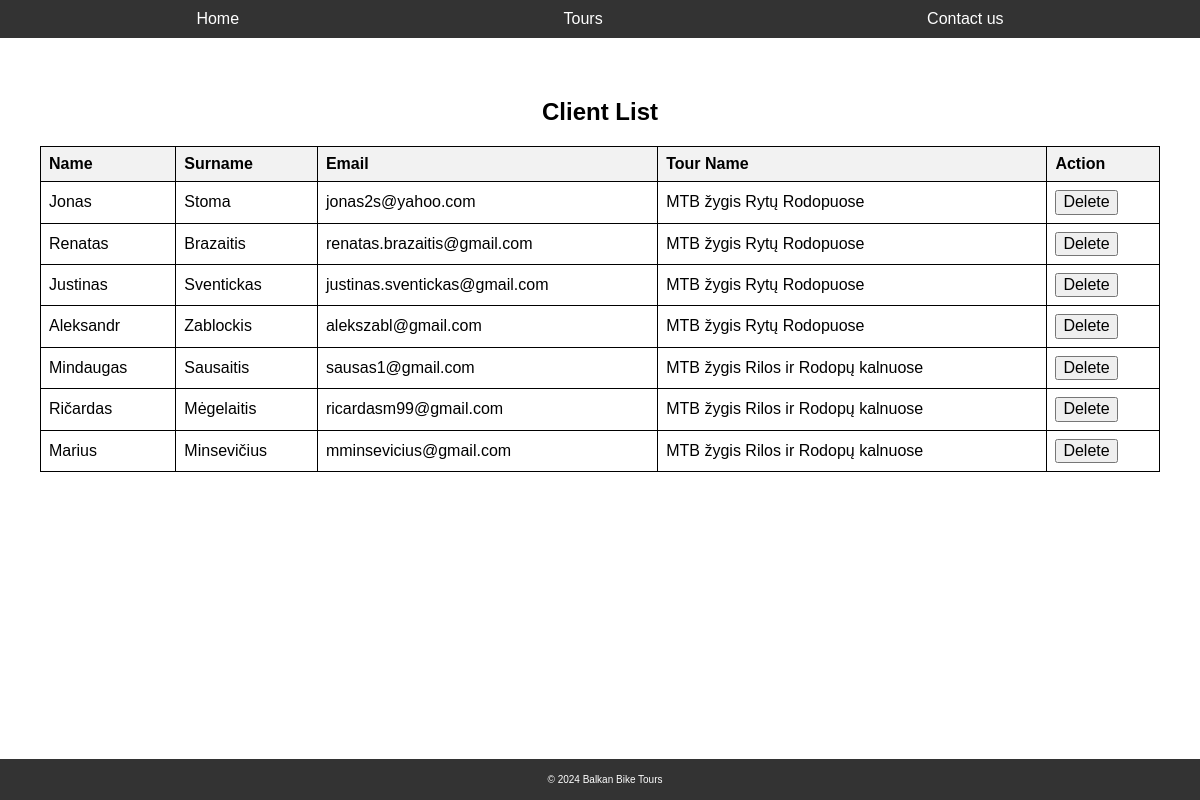
Page /client_list on the committed database.
### models.py (models this page shows)
class Client(Base):
    __tablename__ = 'clients'
    id = Column(Integer, primary_key=True)
    name = Column(String)
    surname = Column(String)
    email = Column(String)
    tour_id = Column(Integer, ForeignKey('tours.id'))
    tour_name = Column(String)
    tour = relationship('Tour', back_populates='clients')

### routes.py (the view)
@app.route('/client_list') #sita principe galiu trinti nes pasidariau geresni
def client_list():
    session = Session()
    clients= session.query(Client).all() #cia tiesiog susisiekiu su db ir iskvieciu visa client lista
    session.close()
    return render_template('client_list.html', clients=clients)

### templates/client_list.html (shortened to what this page needs)
{% extends "base.html" %}
{% block content %}
<link rel="stylesheet" href="{{ url_for('static', filename='css/styles.css') }}">
     <link rel="stylesheet" href="{{ url_for('static', filename='css/client_list.css') }}">
    <main>
        <h2>Client List</h2>
        <table>
            <thead>
                <tr>
                    <th>Name</th>
                    <th>Surname</th>
                    <th>Email</th>
                    <th>Tour Name</th>
                    <th>Action</th>
                </tr>
            </thead>
            <tbody>
                {% for client in clients %}
                <tr>
                    <td>{{ client.name }}</td>
                    <td>{{ client.surname }}</td>
                    <td>{{ client.email }}</td>
                    <td>{{ client.tour_name }}</td>
                    <td>
                        <form action="{{ url_for('delete_client', client_id=client.id) }}" method="post" >
                            <input type="submit" value="Delete">
                        </form>
                    </td>
                </tr>
                {% endfor %}
            </tbody>
        </table>
    </main>
</body>
</html>
{% endblock %}

### templates/base.html (shortened to what this page needs)
<!DOCTYPE html>
<html lang="en">
<head>
    <link rel="stylesheet" href="https://cdnjs.cloudflare.com/ajax/libs/normalize/8.0.1/normalize.min.css">
    <link rel="stylesheet" href="{{ url_for('static', filename='css/styles.css') }}">
</head>
<body>
    <header>
        <nav>
            <ul>
                <li><a href="{{ url_for('index') }}">Home</a></li>
                <li><a href="{{ url_for('tours') }}">Tours</a></li>
                <li><a href="{{ url_for('contacts') }}">Contact us</a></li>
            </ul>
        </nav>
    </header>
    <main>
        {% block content %}{% endblock %}
    <footer class="footer">
        <p>&copy; 2024 Balkan Bike Tours</p>
    </footer>
</body>
</html>

### static/css/styles.css (style rules this page uses)
body { font-family: Arial, sans-serif; margin: 0; padding: 0; }
header { background-color: #333; color: white; padding: 10px 0; }
nav ul { list-style: none; margin: 0; padding: 0; text-align: center; }
nav ul li { display: inline; margin: 150px; padding:10px; }
nav ul li a { color: white; text-decoration: none; }
footer { background-color: #333; color: #fff; padding: 5px; text-align: center; position: fixed; left: 0; bottom: 0; width: 100%; font-size: 10px }

### static/css/client_list.css (style rules this page uses)
table { width: 100%; border-collapse: collapse; }
th, td { border: 1px solid black; padding: 8px; text-align: left; }
th { background-color: #f2f2f2; }

### rows in the picture
Client: name "Jonas", surname "Stoma", email "jonas2s@yahoo.com", tour_name "MTB žygis Rytų Rodopuose"
Client: name "Renatas", surname "Brazaitis", email "renatas.brazaitis@gmail.com", tour_name "MTB žygis Rytų Rodopuose"
Client: name "Justinas", surname "Sventickas", email "justinas.sventickas@gmail.com", tour_name "MTB žygis Rytų Rodopuose"
Client: name "Aleksandr", surname "Zablockis", email "alekszabl@gmail.com", tour_name "MTB žygis Rytų Rodopuose"
Client: name "Mindaugas", surname "Sausaitis", email "sausas1@gmail.com", tour_name "MTB žygis Rilos ir Rodopų kalnuose"
Client: name "Ričardas", surname "Mėgelaitis", email "ricardasm99@gmail.com", tour_name "MTB žygis Rilos ir Rodopų kalnuose"
Client: name "Marius", surname "Minsevičius", email "mminsevicius@gmail.com", tour_name "MTB žygis Rilos ir Rodopų kalnuose"
